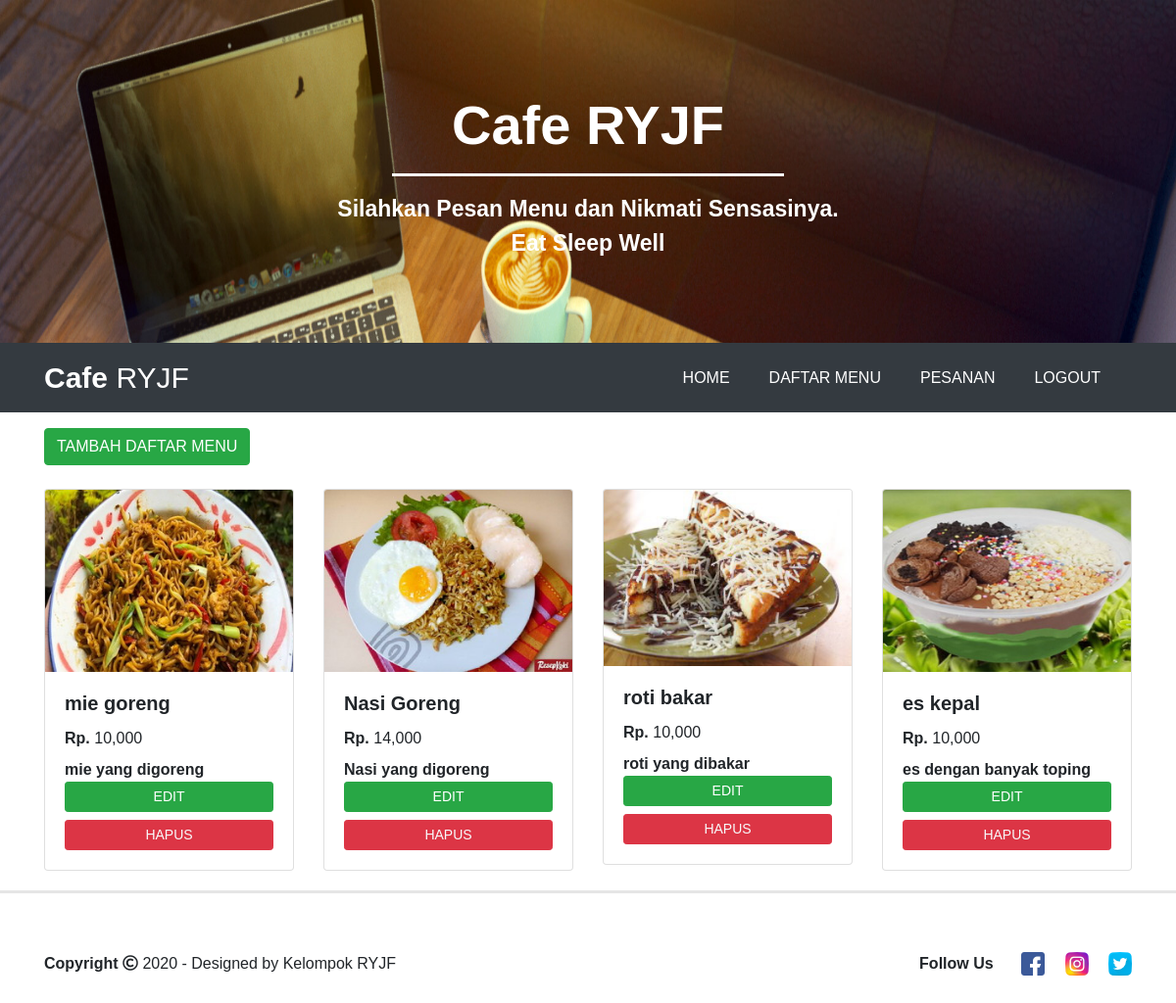
Screenshot of /daftar_menu.php (signed in) with the database file from the repository.
### tables this page shows
CREATE TABLE `produk` (
  `id_menu` int(50) NOT NULL,
  `nama_menu` varchar(50) NOT NULL,
  `jenis_menu` varchar(50) NOT NULL,
  `keterangan` varchar(50) NOT NULL,
  `stok` int(50) NOT NULL,
  `harga` int(50) NOT NULL,
  `gambar` varchar(100) NOT NULL
);

### daftar_menu.php (the view, shortened to what this page needs)
<?php
if (!isset($_SESSION['login_user'])) {
  header("location: login.php");
} else {
?>
  <!doctype html>
  <html lang="en">
  <head>
    <link rel="stylesheet" href="https://stackpath.bootstrapcdn.com/bootstrap/4.5.0/css/bootstrap.min.css">
    <link rel="stylesheet" type="text/css" href="css/bootstrap.min.css">
    <link rel="stylesheet" type="text/css" href="utama.css">
    <link rel="stylesheet" type="text/css" href="fontawesome/css/all.min.css">
  </head>
  <body>
    <?php
    include('header/headerAdmin.php');
    ?>
    <div class="container">
      <a href="tambah_menu.php" class="btn btn-success mt-3">TAMBAH DAFTAR MENU</a>
      <div class="row">
        <?php
        include('koneksi.php');
        $query = mysqli_query($koneksi, 'SELECT * FROM produk');
        $result = mysqli_fetch_all($query, MYSQLI_ASSOC);
        ?>
        <?php foreach ($result as $result) : ?>
          <div class="col-md-3 mt-4">
            <div class="card brder-dark">
              <img src="upload/<?= $result['gambar'] ?>" class="card-img-top" alt="...">
              <div class="card-body">
                <h5 class="card-title font-weight-bold"><?= $result['nama_menu'] ?></h5>
                <label class="card-text harga"><strong>Rp.</strong> <?= number_format($result['harga']); ?></label><br>
                <h7 class="card-title font-weight-bold"><?= $result['keterangan'] ?></h7> <br>
                <a href="edit_menu.php?id_menu=<?= $result['id_menu']  ?>" class="btn btn-success btn-sm btn-block">EDIT</a>
                <a href="hapus_menu.php?id_menu=<?= $result['id_menu']  ?>" class="btn btn-danger btn-sm btn-block text-light">HAPUS</a>
              </div>
            </div>
          </div>
        <?php endforeach; ?>
      </div>
    </div>
    <?php
    include('header/footer.php');
    ?>
  </body>
  </html>
<?php } ?>

### utama.css (style rules this page uses)
html { scroll-behavior: smooth; }
body { font-family: sans-serif; font-size: 16px; }

### rows the page displays
produk: gambar (picture), nama_menu "mie goreng", harga "10,000", keterangan "mie yang digoreng"
produk: gambar (picture), nama_menu "Nasi Goreng", harga "14,000", keterangan "Nasi yang digoreng"
produk: gambar (picture), nama_menu "roti bakar", harga "10,000", keterangan "roti yang dibakar"
produk: gambar (picture), nama_menu "es kepal", harga "10,000", keterangan "es dengan banyak toping"
